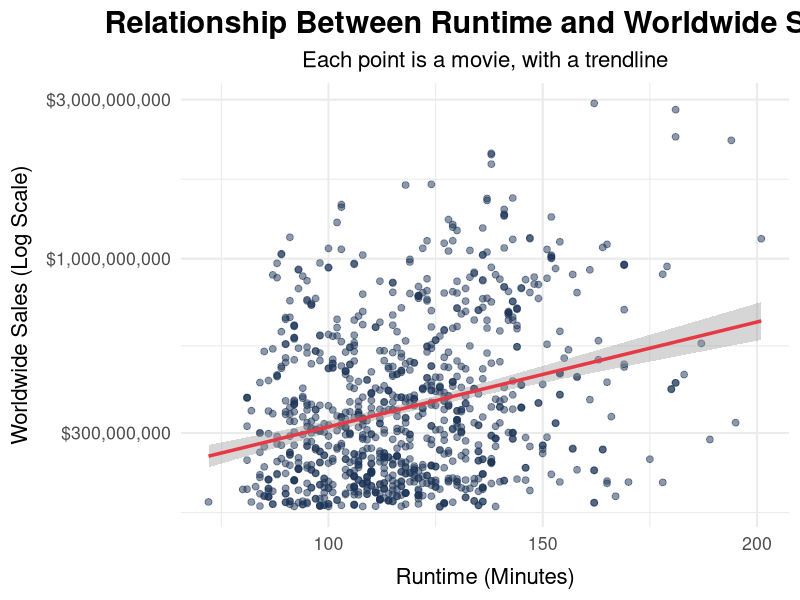

The R source for this figure:
## ---- chunk 1
# Load libraries
library(tidyverse)
library(lubridate)

# 1. Load the corrected cleaned file
movies <- read.csv("data/movies_cleaned_final_with_correct_month.csv")

# Simple scatterplot + trendline
ggplot(movies, aes(x = running_time_minutes, y = world_wide_sales)) +
  geom_point(alpha = 0.5, size = 2, color = "#1D3557") +
  geom_smooth(method = "lm", se = TRUE, color = "#E63946", size = 1.2) +
  labs(
    title = "Relationship Between Runtime and Worldwide Sales",
    subtitle = "Each point is a movie, with a trendline",
    x = "Runtime (Minutes)",
    y = "Worldwide Sales (Log Scale)"
  ) +
  theme_minimal(base_size = 16) +
  theme(
    plot.title = element_text(face = "bold", size = 22, hjust = 0.5),
    plot.subtitle = element_text(size = 16, hjust = 0.5),
    axis.title.x = element_text(margin = margin(t = 10)),
    axis.title.y = element_text(margin = margin(r = 10))
  ) +
  scale_y_continuous(trans = "log10", labels = scales::dollar)
